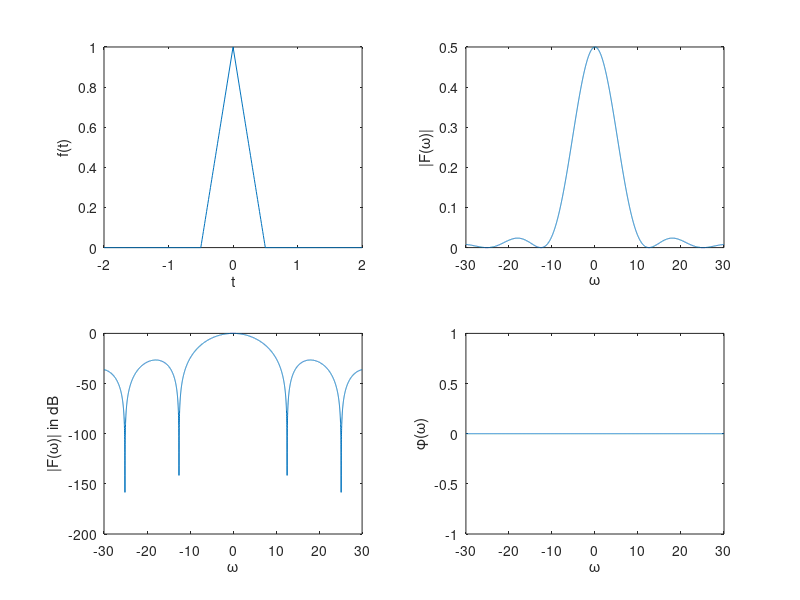

The MATLAB source for this figure:
%习题三升三角脉冲信号
close all;
E=1;T=1;
t=-2:0.01:2;
w=-30:0.01:30;
f=E*rectpuls(t,T).*(1-2*abs(t)/T);
%F0=E*T/2*sinc(T/(2*pi)*w);
F=E*T/2*power(sinc(T/(4*pi)*w),2);
subplot(2,2,1);
plot(t,f);xlabel('t');ylabel('f(t)');

subplot(2,2,2);
plot(w,abs(F));xlabel('\omega');ylabel('|F(\omega)|');

max_logF=max(abs(F));
subplot(2,2,3);
plot(w,20*log10(abs(F)/max_logF));xlabel('\omega');ylabel('|F(\omega)| in dB');

subplot(2,2,4);
plot(w,angle(F));xlabel('\omega');ylabel('\phi(\omega)');